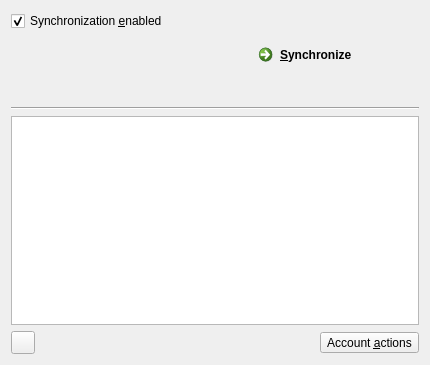
<?xml version="1.0" encoding="UTF-8"?>
<ui version="4.0">
 <class>DataSyncWindow</class>
 <widget class="QWidget" name="DataSyncWindow">
  <property name="geometry">
   <rect>
    <x>0</x>
    <y>0</y>
    <width>430</width>
    <height>365</height>
   </rect>
  </property>
  <property name="windowTitle">
   <string>Synchronization</string>
  </property>
  <layout class="QVBoxLayout" name="verticalLayout" stretch="0,0,0,0,1,0">
   <item>
    <widget class="QCheckBox" name="syncCheckBox">
     <property name="text">
      <string>Synchronization &amp;enabled</string>
     </property>
     <property name="checked">
      <bool>true</bool>
     </property>
    </widget>
   </item>
   <item>
    <layout class="QHBoxLayout" name="horizontalLayout" stretch="1,0">
     <item>
      <widget class="QLabel" name="statusLabel">
       <property name="font">
        <font>
         <pointsize>16</pointsize>
         <weight>75</weight>
         <bold>true</bold>
        </font>
       </property>
       <property name="textFormat">
        <enum>Qt::RichText</enum>
       </property>
       <property name="alignment">
        <set>Qt::AlignCenter</set>
       </property>
      </widget>
     </item>
     <item>
      <widget class="QCommandLinkButton" name="syncButton">
       <property name="text">
        <string>&amp;Synchronize</string>
       </property>
      </widget>
     </item>
    </layout>
   </item>
   <item>
    <widget class="QStackedWidget" name="stackedWidget">
     <property name="currentIndex">
      <number>1</number>
     </property>
     <widget class="QWidget" name="progressPage">
      <layout class="QVBoxLayout" name="verticalLayout_2">
       <property name="spacing">
        <number>0</number>
       </property>
       <property name="leftMargin">
        <number>0</number>
       </property>
       <property name="topMargin">
        <number>0</number>
       </property>
       <property name="rightMargin">
        <number>0</number>
       </property>
       <property name="bottomMargin">
        <number>0</number>
       </property>
       <item>
        <widget class="QProgressBar" name="progressBar">
         <property name="maximum">
          <number>1000</number>
         </property>
        </widget>
       </item>
      </layout>
     </widget>
     <widget class="QWidget" name="infoPage">
      <layout class="QVBoxLayout" name="verticalLayout_3">
       <property name="spacing">
        <number>0</number>
       </property>
       <property name="leftMargin">
        <number>0</number>
       </property>
       <property name="topMargin">
        <number>0</number>
       </property>
       <property name="rightMargin">
        <number>0</number>
       </property>
       <property name="bottomMargin">
        <number>0</number>
       </property>
       <item>
        <widget class="QLabel" name="errorLabel">
         <property name="palette">
          <palette>
           <active>
            <colorrole role="WindowText">
             <brush brushstyle="SolidPattern">
              <color alpha="255">
               <red>170</red>
               <green>0</green>
               <blue>0</blue>
              </color>
             </brush>
            </colorrole>
           </active>
           <inactive>
            <colorrole role="WindowText">
             <brush brushstyle="SolidPattern">
              <color alpha="255">
               <red>170</red>
               <green>0</green>
               <blue>0</blue>
              </color>
             </brush>
            </colorrole>
           </inactive>
           <disabled>
            <colorrole role="WindowText">
             <brush brushstyle="SolidPattern">
              <color alpha="96">
               <red>164</red>
               <green>166</green>
               <blue>168</blue>
              </color>
             </brush>
            </colorrole>
           </disabled>
          </palette>
         </property>
         <property name="font">
          <font>
           <weight>75</weight>
           <bold>true</bold>
          </font>
         </property>
         <property name="wordWrap">
          <bool>true</bool>
         </property>
         <property name="openExternalLinks">
          <bool>true</bool>
         </property>
         <property name="textInteractionFlags">
          <set>Qt::LinksAccessibleByKeyboard|Qt::LinksAccessibleByMouse|Qt::TextBrowserInteraction|Qt::TextSelectableByKeyboard|Qt::TextSelectableByMouse</set>
         </property>
        </widget>
       </item>
      </layout>
     </widget>
    </widget>
   </item>
   <item>
    <widget class="Line" name="line">
     <property name="orientation">
      <enum>Qt::Horizontal</enum>
     </property>
    </widget>
   </item>
   <item>
    <widget class="QTreeView" name="treeView">
     <property name="contextMenuPolicy">
      <enum>Qt::ActionsContextMenu</enum>
     </property>
     <property name="editTriggers">
      <set>QAbstractItemView::NoEditTriggers</set>
     </property>
     <property name="showDropIndicator" stdset="0">
      <bool>false</bool>
     </property>
     <property name="alternatingRowColors">
      <bool>true</bool>
     </property>
     <property name="rootIsDecorated">
      <bool>false</bool>
     </property>
     <property name="itemsExpandable">
      <bool>false</bool>
     </property>
     <property name="animated">
      <bool>true</bool>
     </property>
     <property name="expandsOnDoubleClick">
      <bool>false</bool>
     </property>
    </widget>
   </item>
   <item>
    <layout class="QHBoxLayout" name="horizontalLayout_2">
     <item>
      <widget class="QToolButton" name="identityButton">
       <property name="toolButtonStyle">
        <enum>Qt::ToolButtonFollowStyle</enum>
       </property>
      </widget>
     </item>
     <item>
      <spacer name="horizontalSpacer">
       <property name="orientation">
        <enum>Qt::Horizontal</enum>
       </property>
       <property name="sizeHint" stdset="0">
        <size>
         <width>40</width>
         <height>20</height>
        </size>
       </property>
      </spacer>
     </item>
     <item>
      <widget class="QToolButton" name="accountButton">
       <property name="text">
        <string>Account &amp;actions</string>
       </property>
       <property name="icon">
        <iconset theme="user-identity">
         <normaloff>.</normaloff>.</iconset>
       </property>
       <property name="popupMode">
        <enum>QToolButton::InstantPopup</enum>
       </property>
       <property name="toolButtonStyle">
        <enum>Qt::ToolButtonFollowStyle</enum>
       </property>
      </widget>
     </item>
    </layout>
   </item>
  </layout>
  <action name="action_Import_from_file">
   <property name="icon">
    <iconset theme="document-import">
     <normaloff>:/de/skycoder42/qtmvvm/datasync/widgets/icons/import.ico</normaloff>:/de/skycoder42/qtmvvm/datasync/widgets/icons/import.ico</iconset>
   </property>
   <property name="text">
    <string>&amp;Import from file</string>
   </property>
   <property name="shortcut">
    <string>Ctrl+I</string>
   </property>
  </action>
  <action name="action_Export_to_file">
   <property name="icon">
    <iconset theme="document-export">
     <normaloff>:/de/skycoder42/qtmvvm/datasync/widgets/icons/export.ico</normaloff>:/de/skycoder42/qtmvvm/datasync/widgets/icons/export.ico</iconset>
   </property>
   <property name="text">
    <string>&amp;Export to file</string>
   </property>
   <property name="shortcut">
    <string>Ctrl+E</string>
   </property>
  </action>
  <action name="action_Network_exchange">
   <property name="icon">
    <iconset theme="network-connect">
     <normaloff>:/de/skycoder42/qtmvvm/datasync/widgets/icons/exchange.ico</normaloff>:/de/skycoder42/qtmvvm/datasync/widgets/icons/exchange.ico</iconset>
   </property>
   <property name="text">
    <string>&amp;Network exchange</string>
   </property>
   <property name="shortcut">
    <string>Ctrl+N</string>
   </property>
  </action>
  <action name="action_Reset_Identity">
   <property name="icon">
    <iconset theme="user-group-delete">
     <normaloff>:/de/skycoder42/qtmvvm/datasync/widgets/icons/idreset.ico</normaloff>:/de/skycoder42/qtmvvm/datasync/widgets/icons/idreset.ico</iconset>
   </property>
   <property name="text">
    <string>Rese&amp;t identity</string>
   </property>
  </action>
  <action name="action_Change_Remote_Server">
   <property name="icon">
    <iconset theme="network-server">
     <normaloff>:/de/skycoder42/qtmvvm/datasync/widgets/icons/changeRemote.ico</normaloff>:/de/skycoder42/qtmvvm/datasync/widgets/icons/changeRemote.ico</iconset>
   </property>
   <property name="text">
    <string>&amp;Change remote server</string>
   </property>
  </action>
  <action name="action_Remove_Device">
   <property name="icon">
    <iconset theme="list-remove">
     <normaloff>.</normaloff>.</iconset>
   </property>
   <property name="text">
    <string>&amp;Remove selected device</string>
   </property>
   <property name="shortcut">
    <string>Del</string>
   </property>
  </action>
  <action name="actionEdit_Identity">
   <property name="icon">
    <iconset theme="fingerprint-gui">
     <normaloff>.</normaloff>.</iconset>
   </property>
   <property name="text">
    <string>&amp;Identity</string>
   </property>
   <property name="shortcut">
    <string>Ctrl+U</string>
   </property>
  </action>
  <action name="actionUpdate_Exchange_Key">
   <property name="icon">
    <iconset theme="application-pgp-keys">
     <normaloff>.</normaloff>.</iconset>
   </property>
   <property name="text">
    <string>Update exchange &amp;key</string>
   </property>
  </action>
  <action name="actionRe_load_Device_List">
   <property name="icon">
    <iconset theme="view-refresh">
     <normaloff>.</normaloff>.</iconset>
   </property>
   <property name="text">
    <string>Re&amp;load device list</string>
   </property>
   <property name="shortcut">
    <string>Ctrl+R</string>
   </property>
  </action>
 </widget>
 <resources/>
 <connections/>
</ui>
